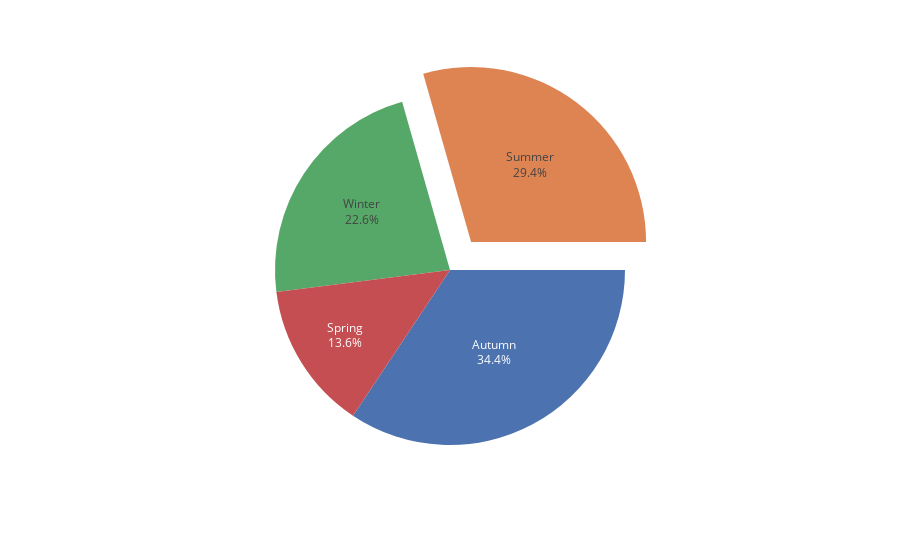

The notebook cell saved with this chart:
### Code cell
fig = px.pie(data, names='Season', template='seaborn')
fig.update_traces(rotation=90, pull=[0.2,0.03,0.1,0.03,0.1], textinfo="percent+label", showlegend=False)
fig.show()

### Figure 1 — Plotly figure (JSON) as saved in the notebook; plotly's stock layout.template omitted (floating-point values rounded to 4 significant figures; data arrays with more than 128 entries replaced by an {"elided": "..."} marker saying what was removed)
{"data": [{"domain": {"x": [0, 1], "y": [0, 1]}, "hovertemplate": "Season=%{label}<extra></extra>", "labels": {"elided": "425 str values"}, "legendgroup": "", "name": "", "pull": [0.2, 0.03, 0.1, 0.03, 0.1], "rotation": 90, "showlegend": false, "textinfo": "percent+label", "type": "pie"}], "layout": {"legend": {"tracegroupgap": 0}, "margin": {"t": 60}}}
